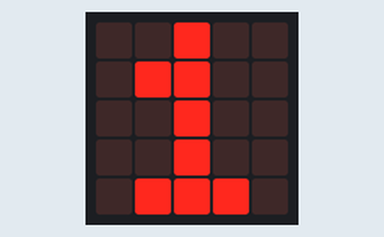
A program run on a simulated BBC micro:bit running MicroPython. Parts: the board's 5×5 LED display. What the program prints to the serial console is not drawn.

Above: at 0.1 s.
At 1.6 s:
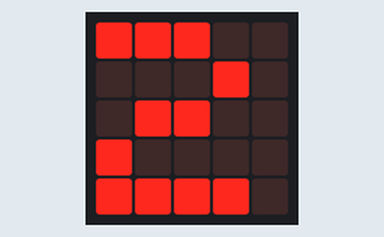
At 2.3 s:
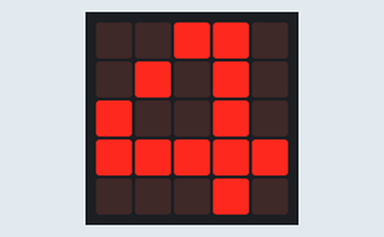
At 12.9 s:
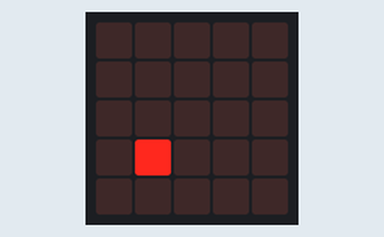
At 20.4 s:
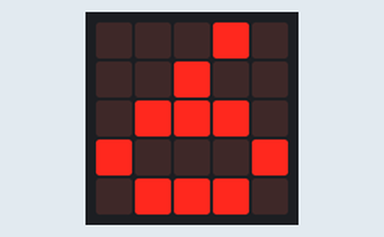
At 39.2 s:
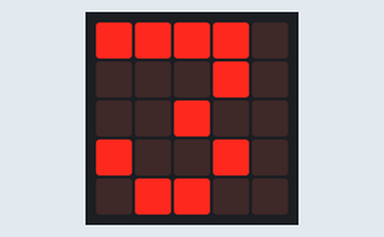

The program:

prog02.py
```python
from microbit import *
if not display.is_on():
    display.on()
else:
    print("Display is already on...")
a = 1
display.show(a)
sleep(1000)
a = 1234
display.show(a)
sleep(1000)
a = 3.14
display.show(a, delay=750, clear=True)
sleep(1000)
try:
    a = 3.1416
    display.show(a, delay=750, loop=True)
    sleep(1000)
except KeyboardInterrupt as e:
    print("Interrupted by the user...")
print("Program ended..")
```

Measured:
- what the display in image 1 shows lasts 0.4 s, from 1.4 s to 1.8 s
- what the display in image 2 shows lasts 1.4 s, from 2.2 s to 3.6 s
- what the display in image 3 shows lasts 0.7 s, from 12.9 s to 13.6 s
